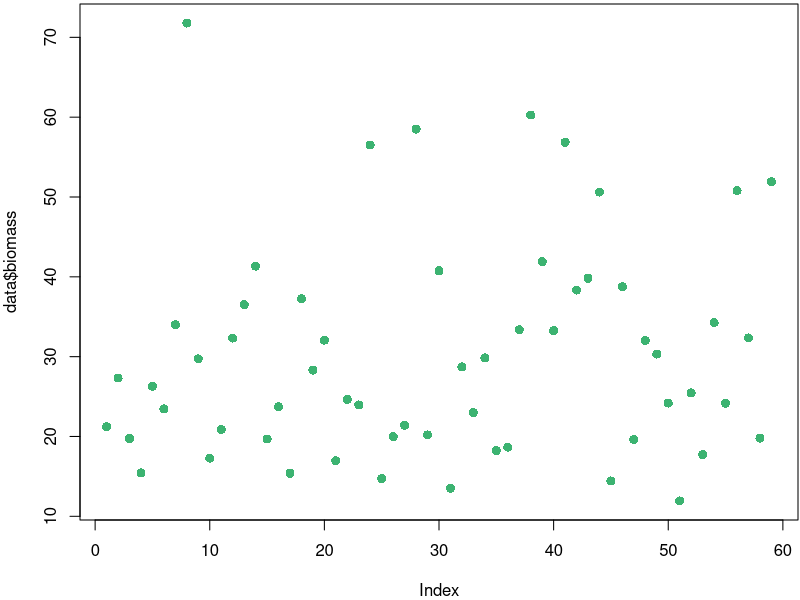
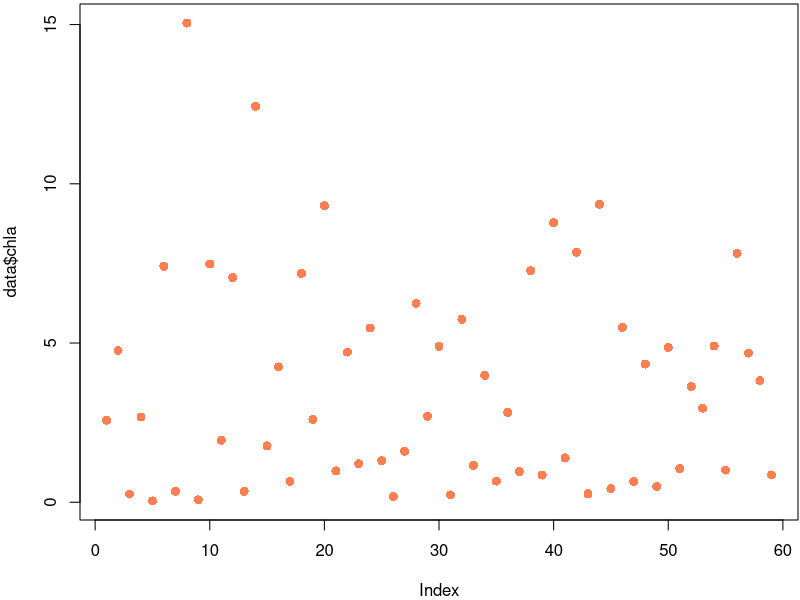

Here is the R script that generated these plots, in order: (Note: this script raises an error after producing the figures.)
## ---- chunk 1
# in this area (above you can put global options, such as "no warmings", "no messages")
# you can also set global directory like this....knitr::opts_knit$set(root.dir = '~/file/file') 
# instead, use R projects and all your files will be in the location of your Project... see here

# or you can set it like this...

require("knitr")
knitr::opts_chunk$set(warning=FALSE, message=FALSE)

getwd()
## ---- chunk 2
data<-read.csv("data/coral_data.csv")
par(mar = c(4, 4, 0.2, 0.1))
plot(data$biomass, pch=16, cex=1.2, col="mediumseagreen")
plot(data$chla, pch=16, cex=1.2, col="coral")

## ---- chunk 3
## love your data and it will love you back
getwd()
## ---- chunk 4
################################################
# import data, observe structure
################################################

# data file is in the folder 'data', within main working directory
data<-read.csv("data/coral_data.csv")
names(data)
## ---- chunk 5
# message = FALSE to hide any messages with exporting the figure with dev.off(), or anything else that R may generate. If you set warning=FALSE, warnings will be hidden as well. 

par(mfrow=c(1,1), pty="sq")
Status.label<-c("Bleached", "Pigmented") # for x labels

plot(chla~Status, data=data, xaxt="n",
     ylab=expression(paste("Chlorophyll", ~italic("a"), ~(mu*g~cm^-2), sep="")), 
     xlab="Coral Physiological State", 
     main="Example Figure")
axis(1, at=1:2, labels=Status.label) # this plots new labels on the x axis (axis = 1)

##### save the figure and export to directory? ####
# in this case, there is a file in my directory names 'figures' where I want plots to go

dev.copy(pdf, "figures/Chlorophyll.pdf", encod="MacRoman", height=5, width=5) 
# height and width set here for the output figure
dev.off() # close the object
## ---- chunk 6
chla.transform<-sqrt(data$chla)
mean(chla.transform)
## ---- chunk 7
mean(chla.transform)

# make figure 4 x 4 and center align
plot(chla.transform~Site, data=data)
## ---- chunk 8
plot(chla.transform~Site, data=data)
# make figure 4 x 4 and center align
## ---- chunk 9
plot(chla.transform~Site, data=data)
## ---- chunk 10
knitr::kable(data[c(1:5), c(1:10)])
## ---- chunk 11
chl.mean<-aggregate(chla~Time.point + Site + Species + Status, data, mean)
biomass.mean<-aggregate(biomass~Time.point + Site + Species + Status, data, mean)
data.table<-cbind(chl.mean[, c(1:5)], biomass.mean[,5])
colnames(data.table)<-c("Time Point", "Site", "Species", "Status", "mean chla", "mean AFDW")
knitr::kable(data.table)
## ---- chunk 12
library("lme4")
library("lmerTest")
library('effects')

str(data)
data$Sample.ID<-as.factor(data$Sample.ID)
## ---- chunk 13
mod<-lmer(chla~Species*Site*Status+(1|Pair), data=data)
anova(mod, type=2)
rand(mod)
plot(allEffects(mod), ylab="total chlorophyll/cm2")
